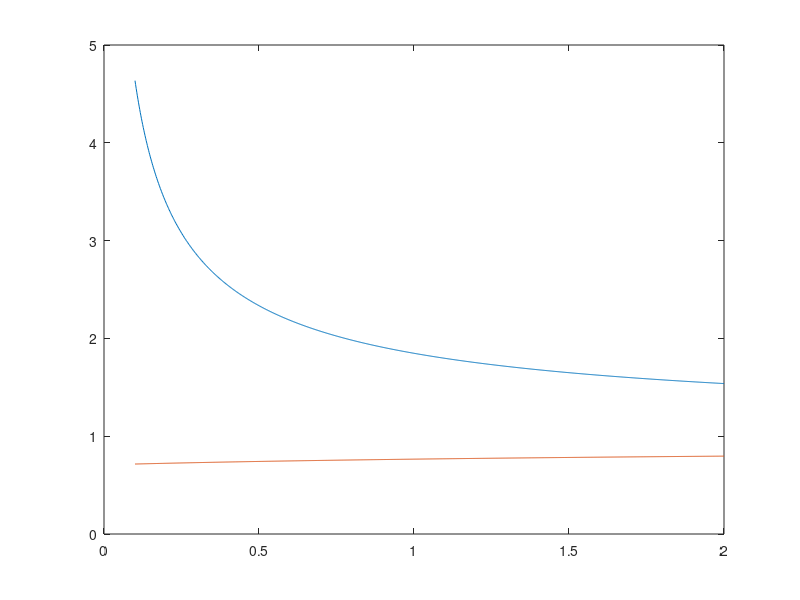

This chart was generated by the following MATLAB code:
mu = linspace(0.1,2,1000);
lam = 1;

omega1 = sqrt(1/2*(1+1./mu+1./lam+1./mu.*1./lam)+1/2*sqrt((1+1./mu+1./lam+1./mu.*1./lam).^2-4*1./lam.*(1+1./mu)));


omega2 = sqrt(1/2*(1+1./mu+1./lam+1./mu.*1./lam)-1/2*sqrt((1+1./mu+1./lam+1./mu.*1./lam).^2-4*1./lam.*(1+1./mu)));

figure
plot(mu,omega1,mu,omega2)

%figure
%plot(omega1,lam,omega2,lam)